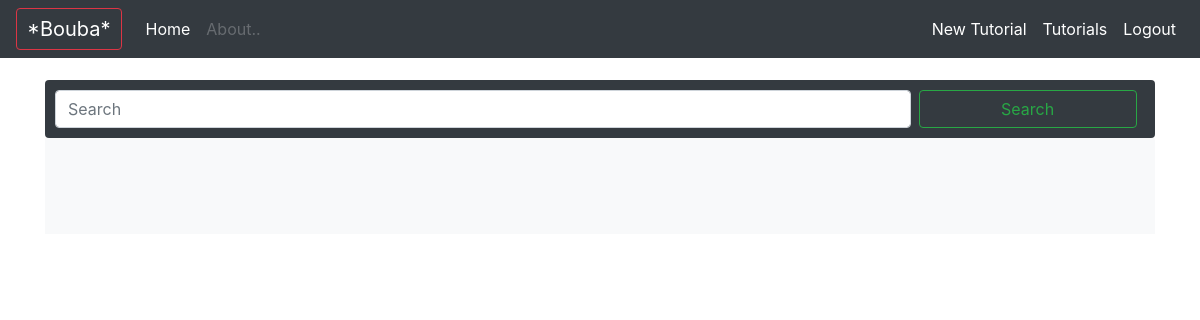
Page /products/ (signed in) on the earlier database version.
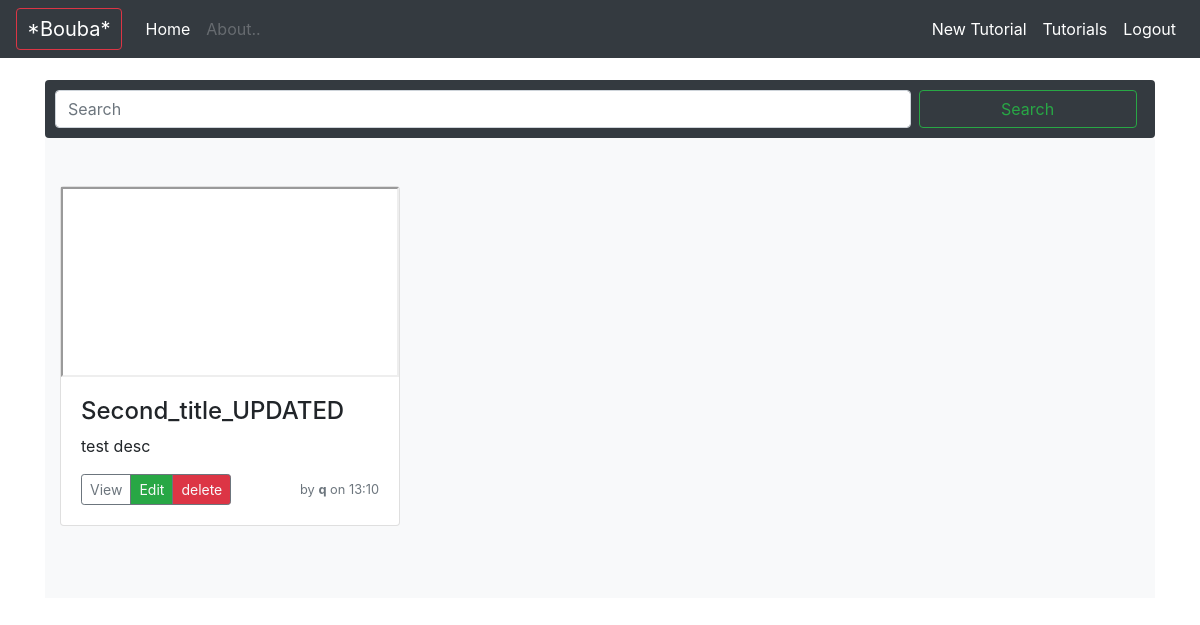
Same page on the later database version.
### products/models.py (models this page shows, shortened)
class Product(models.Model):
	username = models.CharField(max_length=100)
	title = models.CharField(max_length=255)
	description = models.CharField(max_length=255)
	tuto_url = models.URLField()
	created_date = models.DateTimeField(auto_now=True)

### products/views.py (the view)
# urls.py: path('', views.product_list, name='product_list'),
def product_list(request):
	context = {'title': 'tutorials'}
	q = request.GET.get('q', (''))
	if q != '':
		search_products = Product.objects.filter(title__contains=q, description__contains=q)
		context['product_list'] = search_products
		context['search'] = q
	else:
		context['product_list'] = Product.objects.all().order_by('-created_date')
	return render(request, 'products/product_list.html', context)

### products/templates/products/product_list.html (shortened to what this page needs)
{% extends "base.html" %}
{% block content %}
<form method="get" action="." class="form-inline mt-2 mt-md-0 bg-dark rounded" style="padding: 10px;">
	<input name="q" class="form-control mr-sm-2" style="width:78.5%;" type="text" placeholder="Search" aria-label="Search">
	<button class="btn btn-outline-success my-2 my-sm-0"  style="width:20%;" type="submit">Search</button>
</form>
<main role="main">
	<div class="album py-5 bg-light">
		<div class="container">
			<div class="row">
			{% for product in product_list %}
				{% include "one_product.html" %}
			{% endfor %}
			</div>
		</div>
	</div>
</main>
{% endblock content %}

### templates/one_product.html
<div class="col-md-4">
	<div class="card mb-4 box-shadow">
		<div class="video-container">
			<iframe src="{{ product.tuto_url }}"></iframe>
		</div>
    	<div class="card-body">
			<h4>{{ product.title }}</h4>
			<p class="card-text">{{ product.description }}</p>
			<div class="d-flex justify-content-between align-items-center">
				<div class="btn-group">
					<button onclick="location.href='{% url 'product_detail' product.id %}'" type="button" class="btn btn-sm btn-outline-secondary">View</button>
					{% if product.username == user.username %}
						<button onclick="location.href='{% url 'product_update' product.id %}'" type="button" class="btn btn-sm btn-outline-secondary btn-success text-light">Edit</button>
						<br>
						<button onclick="location.href='{% url 'product_delete' product.id %}'" type="button" class="btn btn-sm btn-outline-secondary btn-danger text-light">delete</button>
					{% endif %}
				</div>
				<small class="text-muted">by <b>{{ product.username }}</b> on {{ product.created_date|date:'H:i' }}</small>
			</div>
		</div>
	</div>
</div>

Differences in the rows shown:
added Product: title "Second_title_UPDATED", description "test desc", shows "Edit", username "q", created_date "13:10"
